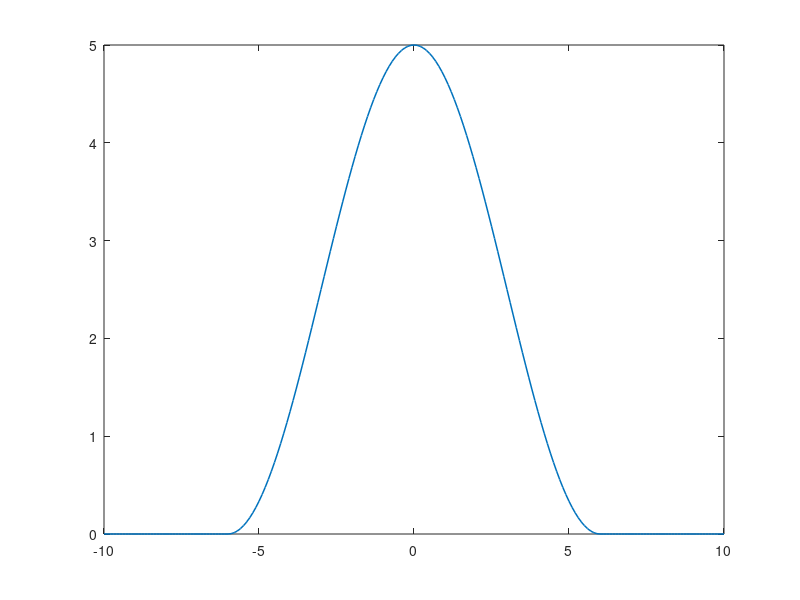
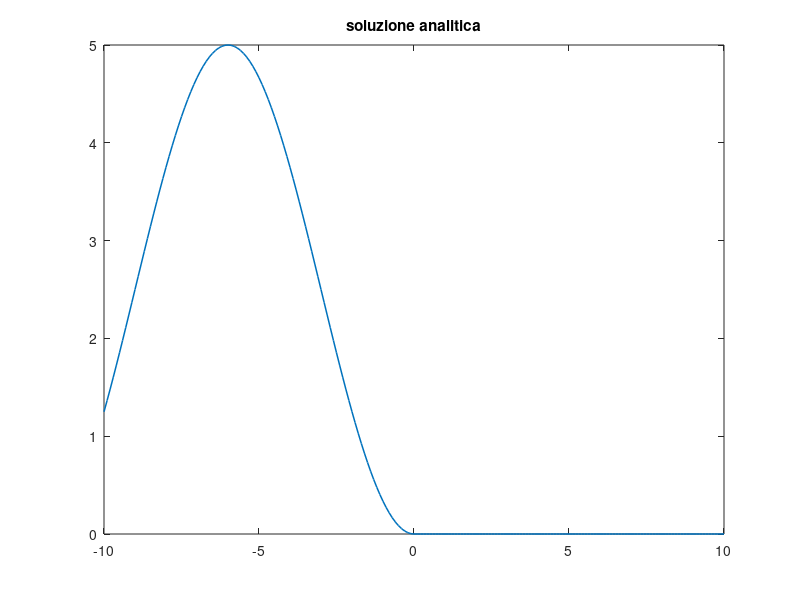
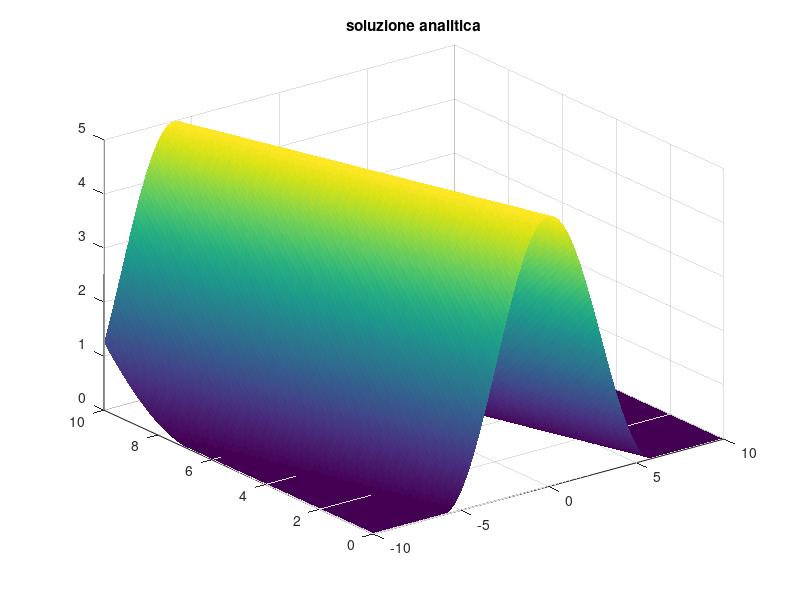
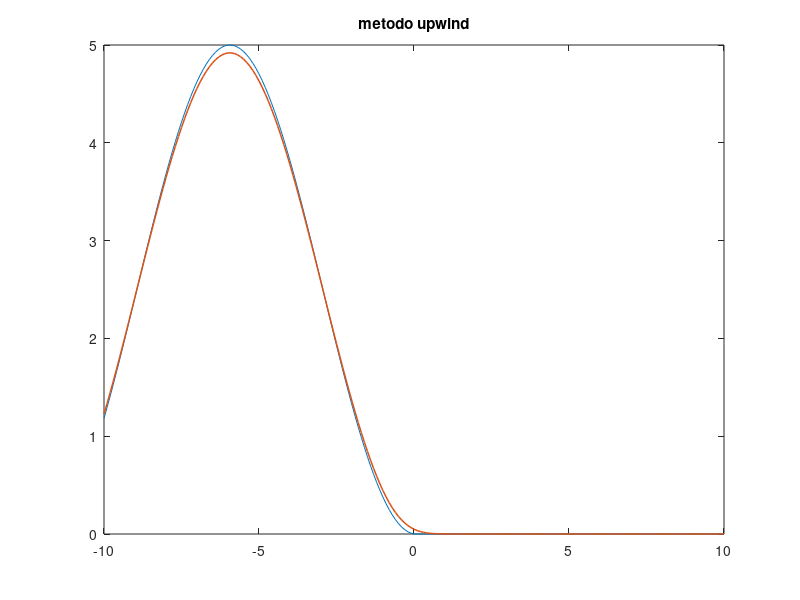

Here is the MATLAB script that generated these plots, in order: (Note: this script raises an error after producing the figures.)
% ** EQUAZIONE DEL TRASPORTO **
% esercizio numero tre - laboratorio di geofisica numerica 

% DA FARE 
% fare delle funzioni per generalizzare 
% calcolo degli errori per tutto e confrontro tra gli errori 
% FARE CONFRONTO ERRORI 

clear;
clc

% dominio spaziale e temporale 
xi = -10;
xf = +10; 
h = 0.1; 
ti = 0; 
tf = 10; 
k = 0.1; 
lambda = k/h; 
L = 12;
U = 5; % ampiezza iniziale dell'oscillazione 
c = 0.6; % velocità di fase

x = [xi:h:xf];
t = [ti:k:tf];

N = length(x);

u0 = zeros(length(x),1); % inizializzazione condizione iniziale
u = zeros(length(t),length(x)); % inizializzazione soluzione analitica 

% pay attention: lambda esattamente uguale a 1 è un caso particolare 
% per il metodo upwind perchè si sta proprio al limite della instabilità
% dunque allontanati da 1 

% perturbazione iniziale 
for i = 1:length(x)
    if abs(x(i))<(L/2)
    u0(i) = U/2*(1+cos(2*pi*x(i)/L));
    elseif abs(x(i))>(L/2)
    u0(i) = 0;
    end 
end 

figure(1)
plot(x, u0,'LineWidth',1.1)

%% 
% soluzione analitica 
% u(x,t) = uo(x+ct)

for i = 1:length(t)
    for j = 1:length(x)
        if abs(x(j)+c*t(i))<(L/2)
        u(i,j) = U/2*(1+cos(2*pi*(x(j)+c*t(i))/L));
        elseif abs(x(j)+c*t(i))>(L/2)
        u(i,j) = 0;
        end 
    end
    figure(2)
    plot(x,u(i,:),'LineWidth',1.1)
    title("soluzione analitica");
end 
    
figure(3)
surf(x,t,u, 'Linestyle', 'None');
title("soluzione analitica");

% soluzione numerica della PDE 

%%
% METODO UPWIND o REVERSE UPWIND 

v = zeros(length(t),length(x));
v(1,:) = u0;

if c > 0
    % condizione al contorno (per c > 0)
    for i = 1:length(t)
        v(i,N)= 0;
    end 

    for i = 2:(length(t)-1)
        v(i,1)=v(i-1,1)+c*lambda*(v(i-1,2)-v(i-1,1)); % condizione al contorno 
        for j = 1:(length(x)-1)
            v(i,j)= v(i-1,j)+c*lambda*(v(i-1,j+1)-v(i-1,j));     
        end 
        figure(4)
        plot(x,u(i,:),x,v(i,:),'LineWidth',1.1);
        title("metodo upwind");
        pause(0.01)
    end 

    figure(5)
    surf(x,t,v, 'Linestyle', 'None');
    title("metodo upwind");
    
    % calcolo dell'errore
    err_UW = errore(u,v);
    
else 
    % condizione al contorno (per c < 0)
    for i = 1:length(t)
        v(i,1)=0;
    end 

    for i = 2:(length(t))
        v(i,N)=v(i-1,N)+c*lambda*(v(i-1,N)-v(i-1,N-1)); % condizione al contorno 
        for j = 2:(length(x))
            v(i,j)=v(i-1,j)+c*lambda*(v(i-1,j)-v(i-1,j-1));
        end 
        figure(4)
        plot(x,u(i,:),x,v(i,:),'LineWidth',1.1);
        title("metodo reverse upwind");
        pause(0.1)
    end 

    figure(5)
    surf(x,t,v, 'Linestyle', 'None');
    title("metodo reverse upwind");
    
    % calcolo dell'errore
    err_RUW = errore(u,v);
end 

 
 

%%
% METODO BACKWARD EULERO
% ricorda che essendo un metodo implicito le condizioni al contorno sono 
% già contenute nelle matrici A e B 

vBEU = zeros(length(t),length(x));
vBEU(1,:) = u0; % inizializzazione con la condizione iniziale 

% matrici per il metodo implicito
A = zeros(length(x),length(x));

for i = 1:length(x)
    A(i,i)=1.;
end 
for i = 2:(length(x)-1)
        A(i,i+1) = -c*lambda*0.5;
end
for i = 1:(length(x)-1)
        A(i+1,i) = c*lambda*0.5;
end
A(length(x),length(x)-1)=0.;

B = zeros(length(x),length(x));
if c > 0
    % caso c > 0 
    for i = 1:(length(x)-1)
        B(i,i)=1.;
    end 
    B(1,1)=1-c*lambda; 
    B(1,2)=c*lambda;
else 
    % caso c < 0 
    for i = 1:(length(x)-1)
        B(i,i)=1.;
    end 
    B(1,1)=0; 
    B(length(x),length(x))=1+c*lambda;
    B(length(x),length(x)-1)=-c*lambda;
end 

for i = 2:(length(t))
    vBEU(i,:) = inv(A)*B*vBEU(i-1,:)';
  
    figure(8)
    plot(x,u(i,:),x,vBEU(i,:),'LineWidth',1.1);  
    title("metodo backward Eulero");
    pause(0.001)
end 

% calcolo dell'errore
err_BE = errore(u,vBEU);


%%
% METODO LEAP FROG

vLF = zeros(length(t),length(x));
vLF(1,:) = u0;
vLF(2,:) = v(2,:);

% condizioni al contorno
if c > 0 
    for i = 1:length(t)
    vLF(i,N)= 0;
    end 
else 
    for i = 1:length(t)
    vLF(i,1)=0;
    end       
end 

for i = 3:(length(t))
    % condizioni al contorno 
    if c > 0
        vLF(i,1)=vLF(i-1,1)+c*lambda*(vLF(i-1,2)-vLF(i-1,1)); 
    else 
        vLF(i,N)=vLF(i-1,N)+c*lambda*(vLF(i-1,N)-vLF(i-1,N-1));
    end 
     
    for j = 2:(length(x)-1)
        vLF(i,j)= vLF(i-2,j)+c*lambda*(vLF(i-1,j+1)-vLF(i-1,j-1));     
    end 
    
    figure(9)
    plot(x,u(i,:),x,vLF(i,:),'LineWidth',1.1);
    title("metodo leap frog");
    pause(0.001)
end 

% calcolo dell'errore
err_LF = errore(u,vLF);

% nota: se scegli un h più piccolo si vede meglio l'oscillazione che fa 
% alla fine della "campana" che è proprio un errore che deriva da come 
% abbiamo scritto il metodo e che viene essenzialmente eliminata in LW 



%%
% METODO LAX WENDROFF 

vLW = zeros(length(t),length(x));
vLW(1,:) = u0;

% condizioni al contorno
if c > 0 
    for i = 1:length(t)
    vLW(i,N)= 0;
    end 
else 
    for i = 1:length(t)
    vLW(i,1)=0;
    end       
end 

for i = 2:(length(t))
    % condizioni al contorno 
    if c > 0
        vLW(i,1)=vLW(i-1,1)+c*lambda*(vLW(i-1,2)-vLW(i-1,1)); 
    else 
        vLW(i,N)=vLW(i-1,N)+c*lambda*(vLW(i-1,N)-vLW(i-1,N-1));
    end 
     
    for j = 2:(length(x)-1)
        vLW(i,j)= vLW(i-1,j)+c*lambda*0.5*(vLW(i-1,j+1)-vLW(i-1,j-1))+c^2*lambda^2*0.5*(vLW(i-1,j+1)-2*vLW(i-1,j)+vLW(i-1,j-1));     
    end 
    
    figure(10)
    plot(x,u(i,:),x,vLW(i,:),'LineWidth',1.1);
    title("metodo Lax Wendroff");
    pause(0.001)
end 

% calcolo dell'errore
err_LW = errore(u,vLW);

%%
% METODO CRANCK NICOLSON 
% qui servono le giuste matrici A e B 
% controlla se le matrici devono essere diverse per c < o > 0 

vCN = zeros(length(t),length(x));
vCN(1,:) = u0; % inizializzazione con la condizione iniziale 

% matrici per il metodo implicito
% CONTROLLARE LE MATRICI 
A = eye(length(x));
for i = 2:length(x)-1
    A(i,i-1) = c*lambda/4;
    A(i,i+1) = -c*lambda/4;
end

B = eye(length(x));
if c > 0
    B(1,1) = 1 - c*lambda;
    B(1,2) = c*lambda;
    B(length(x),length(x)) = 0;
    for i = 2:length(x)-1
        B(i,i-1) = -c*lambda/4;
        B(i,i+1) = c*lambda/4;
    end
else
    B(1,1)=0;
    B(length(x),length(x)-1) = -c*lambda;
    B(length(x),length(x)) = 1+c*lambda;
    for i = 2:length(x)-1
        B(i,i-1) = -c*lambda/4;
        B(i,i+1) = c*lambda/4;
    end
end

for i = 2:(length(t))
    vCN(i,:) = A\B*vCN(i-1,:)';
  
    figure(11)
    plot(x,u(i,:),x,vCN(i,:),'LineWidth',1.1);  
    ylim([-0.5,5.5]);
    title("metodo Cranck Nicholson");
    pause(0.01)
end 

% calcolo dell'errore
err_CN = errore(u,vCN);

%%
% plot comparativo degli errori

if c > 0
    figure(12)
    plot([1:1:length(err_UW)-1],err_UW(1:length(err_UW)-1),[1:1:length(err_BE)],err_BE,[1:1:length(err_LF)],err_LF,[1:1:length(err_CN)],err_CN,[1:1:length(err_LW)],err_LW,'LineWidth',1.1)
    legend('Upwind','Backward Eulero','Leap Frog','Cranck Nicolson','Lax Wendroff')
else 
    figure(12)
    plot([1:1:length(err_RUW)-1],err_RUW(1:length(err_RUW)-1),[1:1:length(err_BE)],err_BE,[1:1:length(err_LF)],err_LF,[1:1:length(err_CN)],err_CN,[1:1:length(err_LW)],err_LW,'LineWidth',1.1)
    legend('Reverse upwind','Backward Eulero','Leap Frog','Cranck Nicolson','Lax Wendroff')
end 


%%

% definizione di funzioni
% funzione per il calcolo dell'errore

function err = errore(u,v) 
    % u = soluzione analitica
    % v = metodo numerico 
    diff = (u - v).^2; 
    num = sum(diff,2); % il 2 è per sommare lungo le righe 
    den = sum(u.^2,2);
    err = sqrt(num./den);
end 









